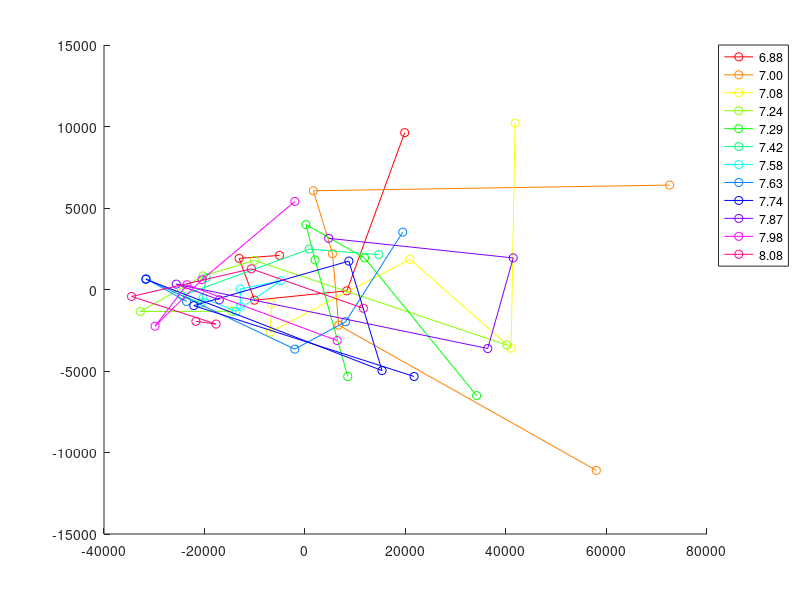
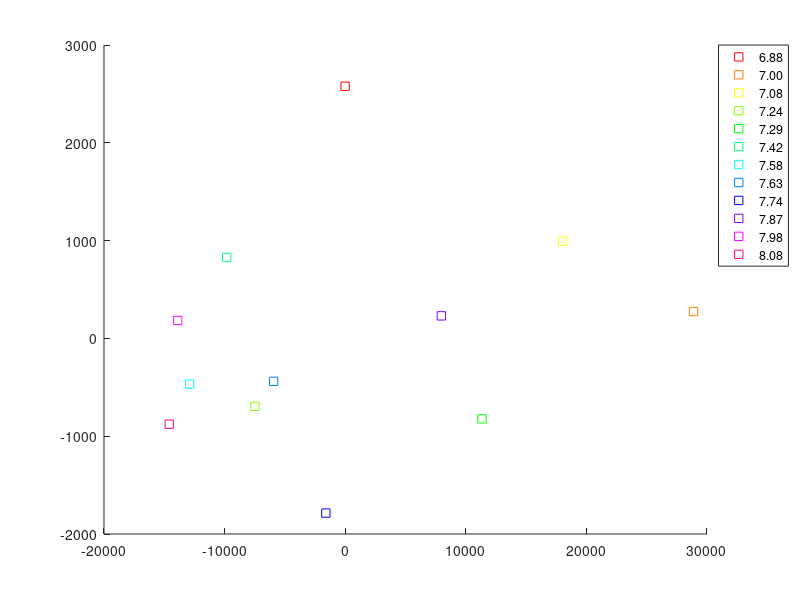
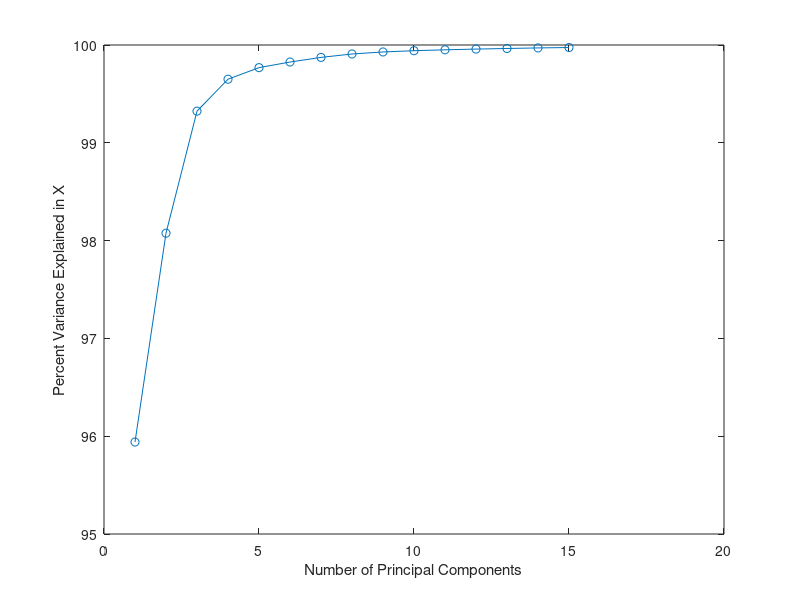
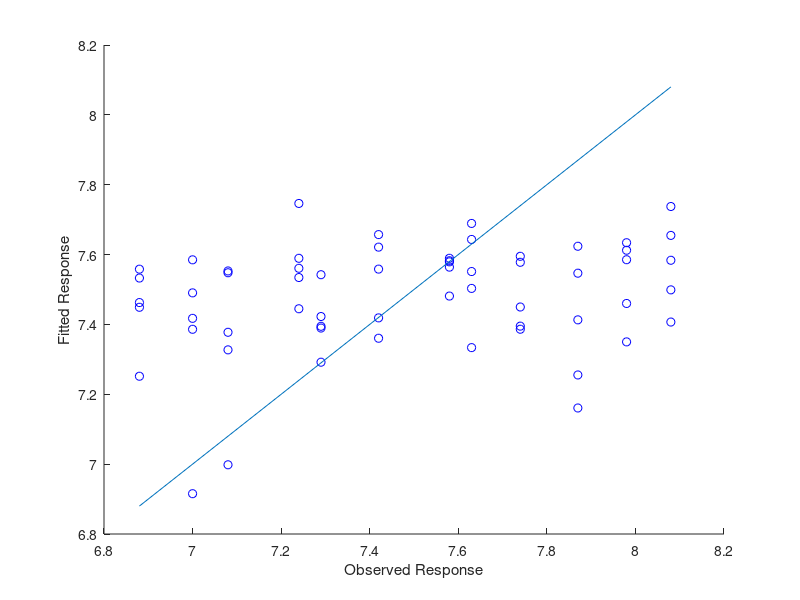

The MATLAB source for these figures, in order:
clear; close all; clc

nlevels = 12;
nreps = 5;

%% Virtualization
fprintf('Visualizing dataset for PCA.\n\n');
cc = hsv(nlevels);

load samples_chip1_new;
load pH2;

X = X';
featurenum = size(X, 2);

[~,PCAScores,~,~,EXPLAINED] = pca(X);
[n,m] = size(X);

figure('name', 'PCA');
hold on;
pHindex = zeros(nlevels, 1);
for i = 0:nlevels - 1
    plot(PCAScores(i*nreps+1:i*nreps+nreps,1), PCAScores(i*nreps+1:i*nreps+nreps,2), 'o-', 'color', cc(i+1,:));
    pHindex(i + 1) = i * nreps + 1;
end

legendCell = cellstr(num2str(pH(pHindex), '%.2f'));
legend(legendCell, 'Location', 'BestOutside');
hold off;

figure('name', 'PCA');
hold on;
for i = 0:nlevels - 1
    plot(mean(PCAScores(i*nreps+1:i*nreps+nreps,1)), mean(PCAScores(i*nreps+1:i*nreps+nreps,2)), 's', 'color', cc(i+1,:));
end

legend(legendCell, 'Location', 'BestOutside');
hold off;

fprintf('Program paused. Press enter to continue.\n\n');
pause;


%% Explaination
fprintf('Plotting the explanation of PLS.\n\n');
figure('name', 'Explain');
plot(1:15, cumsum(EXPLAINED(1:15)),'o-');
xlabel('Number of Principal Components');
ylabel('Percent Variance Explained in X');
fprintf('Program paused. Press enter to continue.\n\n');
pause;

%% Evaluation
% Divide dataset into training set and testing set and evaluate the model.

load index;

compcnt = 12;
v = zeros(compcnt*nreps, featurenum);

for k = 1:compcnt
    tot = 0;
    figure('name', num2str(2*k, 'PCR with %d Components'));
    hold on;
    
    
    for i = 1:nreps
        test = (indices == i); train = ~test;
        Xtrain = X(train,:);
        pHtrain = pH(train);
        Xtest = X(test,:);
        pHtest = pH(test);

        [PCALoadings,PCAScores,PCAVar,TSQUARED,EXPLAINED] = pca(Xtrain);
        betaPCR = regress(pHtrain - mean(pHtrain), PCAScores(:,1:2*k));
        betaPCR = PCALoadings(:,1:2*k) * betaPCR;
               
        v((k-1)*nreps+i, :) = betaPCR';
        
        betaPCR = [mean(pHtrain) - mean(Xtrain) * betaPCR; betaPCR];
        yfitPCR = [ones(size(Xtest,1),1) Xtest] * betaPCR;
        plot(pHtest,yfitPCR,'bo');
        xlabel('Observed Response');
        ylabel('Fitted Response');

        SMSE = (sum((yfitPCR - pHtest) .^ 2) / sum((pHtest - mean(pHtest)) .^ 2)) / nlevels;
        tot = tot + SMSE;
    end
    lx = [min(pHtest) max(pHtest)];
    ly = lx;
    plot(lx, ly);
    hold off;

    fprintf('The average of standardized mean squared error with %d components is %f\n', 2*k, tot / nreps);
end

figure('name', 'Figure for v');
[PCALoadings,PCAScores,PCAVar,TSQUARED,EXPLAINED] = pca(v);
hold on;
for i = 0:compcnt - 1
    plot(PCAScores(i*nreps+1:i*nreps+nreps,1), PCAScores(i*nreps+1:i*nreps+nreps,2), 's-', 'color', cc(i+1,:));
end

legendCell = cellstr(num2str(((1:5)*2)', '%d components'));
legend(legendCell, 'Location', 'BestOutside');
hold off;
